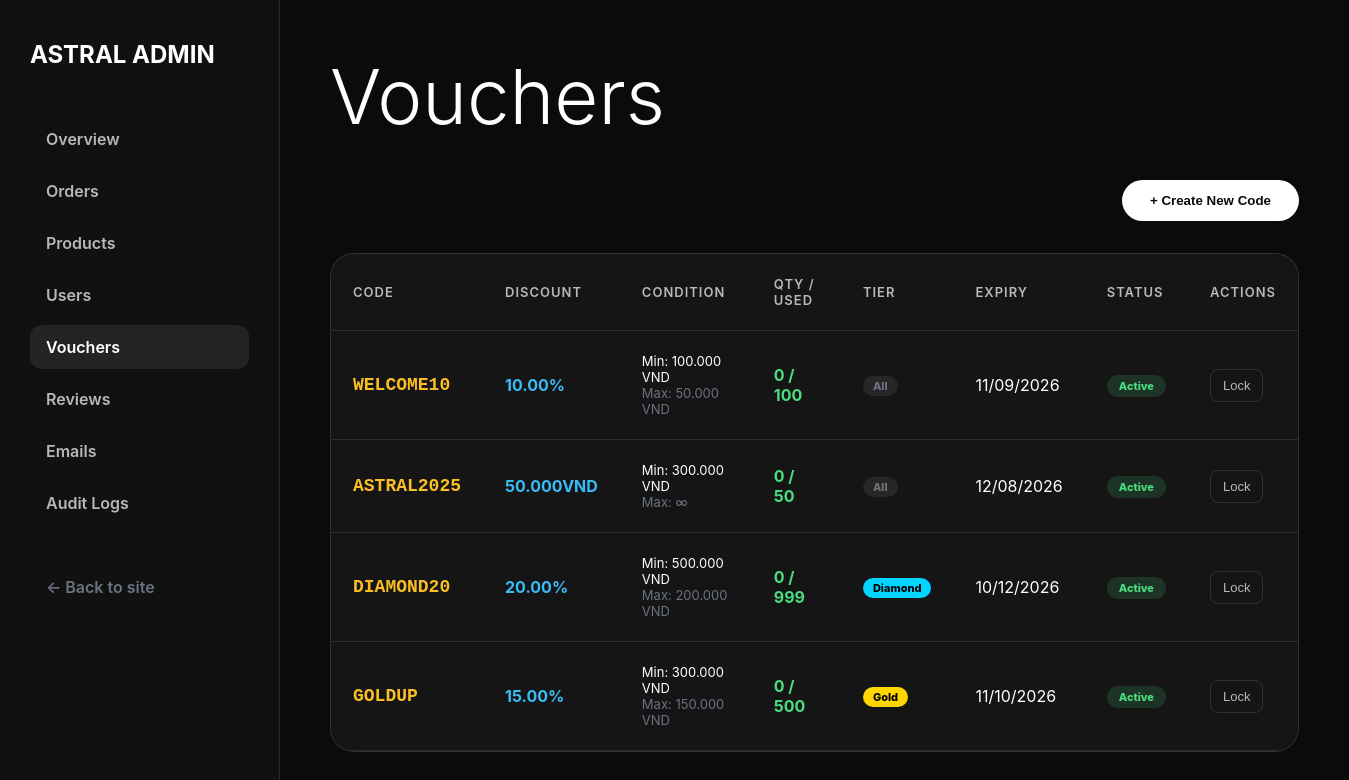
Screenshot of /admin/vouchers (signed in) with the database file from the repository.
### tables this page shows
CREATE TABLE vouchers (
    id                   INT UNSIGNED AUTO_INCREMENT PRIMARY KEY,
    code                 VARCHAR(50)   NOT NULL UNIQUE,            
    description          VARCHAR(255)  DEFAULT NULL,
    discount_type        ENUM('percent','fixed') NOT NULL,
    discount_value       DECIMAL(10,2) NOT NULL,
    min_order_value      DECIMAL(15,2) NOT NULL DEFAULT 0.00,      
    max_discount         DECIMAL(15,2) DEFAULT NULL,               
    quantity             INT           NOT NULL DEFAULT 1,
    used_count           INT           NOT NULL DEFAULT 0,
    usage_limit_per_user INT           NOT NULL DEFAULT 1,
    applicable_tier      ENUM('all','silver','gold','diamond') NOT NULL DEFAULT 'all',
    expiry_date          DATE          NOT NULL,
    is_active            TINYINT(1)    NOT NULL DEFAULT 1,
    created_at           TIMESTAMP     NOT NULL DEFAULT CURRENT_TIMESTAMP,

    INDEX idx_code_active (code, is_active),
    INDEX idx_expiry (expiry_date)
);

### src/Controllers/AdminVoucherController.php (called while the page is built, shortened)
<?php
class AdminVoucherController {
    public function index() {
        $vouchers = Voucher::getAll();
        require_once __DIR__ . "/../Views/admin/vouchers/index.php";
    }
}

### src/index.php (called while the page is built, shortened)
<?php
    require_once __DIR__ . "/Router.php";
    $router = new Router();
    $router->get("/",                               [ProductController::class, "index"]);
    $router->get("/login",                          [AuthController::class, "login"]);
    $router->post("/login",                         [AuthController::class, "login"]);
    $router->get("/register",                       [AuthController::class, "register"]);
    $router->post("/register",                      [AuthController::class, "register"]);
    $router->get("/logout",                         [AuthController::class, "logout"]);
    $router->get("/verify",                         [AuthController::class, "verify"]);
    $router->get("/verify-otp",                     [AuthController::class, "showOtpForm"]);
    $router->post("/verify-otp",                    [AuthController::class, "showOtpForm"]);
    $router->get("/forgot-password",                [PasswordResetController::class, "forgot"]);
    $router->post("/forgot-password",               [PasswordResetController::class, "forgot"]);
    $router->get("/reset-password",                 [PasswordResetController::class, "reset"]);
    $router->post("/reset-password",                [PasswordResetController::class, "reset"]);
    $router->get("/cart",                           [CartController::class, "index"]);
    $router->post("/cart/add",                      [CartController::class, "add"]);
    $router->post("/cart/remove",                   [CartController::class, "remove"]);
    $router->post("/cart/update",                   [CartController::class, "update"]);
    $router->get("/cart/count",                     [CartController::class, "count"]);
    $router->get("/checkout",                       [CheckoutController::class, "index"]);
    $router->post("/checkout/place-order",          [CheckoutController::class, "placeOrder"]);
    $router->get("/checkout/place-order",           [CheckoutController::class, "placeOrderGet"]);
    $router->get("/checkout/success",               [CheckoutController::class, "success"]);
    $router->post("/checkout/validate-voucher",     [CheckoutController::class, "validateVoucher"]);
    $router->get("/payment/vnpay-return",           [PaymentController::class, "vnpayReturn"]);
    $router->get("/payment/vnpay-ipn",              [PaymentController::class, "vnpayIpn"]);
    $router->get("/orders",                         [OrderController::class, "index"]);
    $router->get("/orders/invoice",                 [OrderController::class, "invoice"]);
    $router->post("/orders/cancel",                 [OrderController::class, "cancel"]);
    $router->get("/inbox",                          [InboxController::class, "index"]);
    $router->post("/inbox/read",                    [InboxController::class, "markRead"]);
    $router->get("/profile",                        [ProfileController::class, "index"]);
    $router->post("/profile/update",                [ProfileController::class, "update"]);
    $router->get("/console",                        [ConsoleController::class, "index"]);
    $router->get("/admin/orders",                   [AdminOrderController::class, "index"]);
    $router->get("/admin/orders/invoice",           [AdminOrderController::class, "invoice"]);
    $router->post("/admin/orders/update",           [AdminOrderController::class, "update"]);
    $router->get("/admin/products",                 [AdminProductController::class, "index"]);
    $router->post("/admin/products/store",          [AdminProductController::class, "store"]);
    $router->post("/admin/products/update",         [AdminProductController::class, "update"]);
    $router->post("/admin/products/toggle",         [AdminProductController::class, "toggle"]);
    $router->get("/admin",                          [AdminDashboardController::class, "index"]);
    $router->get("/admin/dashboard",                [AdminDashboardController::class, "index"]);
    $router->get("/admin/users",                    [AdminUserController::class, "index"]);
    $router->post("/admin/users/toggle-lock",       [AdminUserController::class, "toggleLock"]);
    $router->get("/admin/vouchers",                 [AdminVoucherController::class, "index"]);
    $router->post("/admin/vouchers/store",          [AdminVoucherController::class, "store"]);
    $router->post("/admin/vouchers/toggle",         [AdminVoucherController::class, "toggle"]);
    $router->get("/admin/reviews",                  [AdminReviewController::class, "index"]);
    $router->post("/admin/reviews/toggle",           [AdminReviewController::class, "toggle"]);
    $router->get("/admin/emails",                   [AdminEmailController::class, "index"]);
    $router->post("/admin/emails/send",             [AdminEmailController::class, "send"]);
    $router->get("/admin/audit-logs",              [AdminAuditLogController::class, "index"]);
    $router->dispatch($_SERVER["REQUEST_URI"], $_SERVER["REQUEST_METHOD"]);

### src/Models/Voucher.php (called while the page is built, shortened)
<?php
class Voucher {
    public static function getAll(): array {
        $pdo = Database::getConnection();
        $sql = "SELECT * FROM vouchers ORDER BY created_at DESC";
        return $pdo->query($sql)->fetchAll(PDO::FETCH_ASSOC);
    }
}

### src/Views/admin/vouchers/index.php (the view, shortened to what this page needs)
<!DOCTYPE html>
<html lang="en">
<head>
    <link rel="stylesheet" href="/css/base.css">
</head>
<body>
    <div class="admin-layout">
        <div class="admin-sidebar">
            <h2>ASTRAL ADMIN</h2>
            <a href="/admin">Overview</a>
            <a href="/admin/orders">Orders</a>
            <a href="/admin/products">Products</a>
            <a href="/admin/users">Users</a>
            <a href="/admin/vouchers" class="active">Vouchers</a>
            <a href="/admin/reviews">Reviews</a>
            <a href="/admin/emails">Emails</a>
            <a href="/admin/audit-logs">Audit Logs</a>
            <div style="margin-top:auto;padding-top:32px;">
                <a href="/" style="color:#6b7280;">← Back to site</a>
            </div>
        </div>
        <div class="admin-content">
            <h1>Vouchers</h1>
            <div class="header-row">
                <button onclick="showModal('addVoucherModal')" class="admin-btn">+ Create New Code</button>
            </div>
            <div style="background:#151515;border-radius:24px;border:1px solid rgba(255,255,255,0.12);overflow:hidden;">
                <div class="table-responsive">
                    <table class="admin-table">
                        <thead>
                            <tr>
                                <th>Code</th>
                                <th>Discount</th>
                                <th>Condition</th>
                                <th>Qty / Used</th>
                                <th>Tier</th>
                                <th>Expiry</th>
                                <th>Status</th>
                                <th>Actions</th>
                            </tr>
                        </thead>
                        <tbody>
                            <?php foreach ($vouchers as $v): ?>
                                <tr>
                                    <td class="voucher-code"><?= htmlspecialchars($v['code']) ?></td>
                                    <td class="fw-bold" style="color:#38bdf8;">
                                        <?= htmlspecialchars($v['discount_type'] === 'percent' ? $v['discount_value'].'%' : number_format($v['discount_value'], 0, ',', '.').'VND') ?>
                                    </td>
                                    <td style="font-size:13px;">
                                        Min: <?= number_format($v['min_order_value'], 0, ',', '.') ?> VND<br>
                                        <span class="text-muted">Max: <?= $v['max_discount'] ? number_format($v['max_discount'], 0, ',', '.').' VND' : '∞' ?></span>
                                    </td>
                                    <td>
                                        <span style="<?= $v['used_count'] >= $v['quantity'] ? 'color:#ef4444;' : 'color:#4ade80;' ?>font-weight:700;">
                                            <?= $v['used_count'] ?> / <?= $v['quantity'] ?>
                                        </span>
                                    </td>
                                    <td>
                                        <?php
                                            $t = $v['applicable_tier'];
                                            echo '<span class="tier-tag '.$t.'">'.ucfirst($t).'</span>';
                                        ?>
                                    </td>
                                    <td>
                                        <?php if (strtotime($v['expiry_date']) < strtotime('today')): ?>
                                            <span class="v-expired">Expired</span>
                                        <?php else: ?>
                                            <?= date('d/m/Y', strtotime($v['expiry_date'])) ?>
                                        <?php endif; ?>
                                    </td>
                                    <td>
                                        <span class="v-status <?= $v['is_active'] ? 'active' : 'inactive' ?>"><?= $v['is_active'] ? 'Active' : 'Inactive' ?></span>
                                    </td>
                                    <td>
                                        <form action="/admin/vouchers/toggle" method="POST">
                                            <button type="submit" class="action-btn <?= $v['is_active'] ? 'warning' : 'success' ?>">
                                                <?= $v['is_active'] ? 'Lock' : 'Unlock' ?>
                                            </button>
                                        </form>
                                    </td>
                                </tr>
                            <?php endforeach; ?>
                        </tbody>
                    </table>
                </div>
            </div>
        </div>
    </div>
</body>
</html>

### src/Router.php
<?php
class Router {
    private array $routes = [];
    public function get(string $uri, array $handler): void {
        $this->routes['GET'][$uri] = $handler;
    }
    public function post(string $uri, array $handler): void {
        $this->routes['POST'][$uri] = $handler;
    }
    public function dispatch(string $uri, string $method): void {
        $uri = parse_url($uri, PHP_URL_PATH);
        $uri = rtrim($uri, '/') ?: '/';
        $method = strtoupper($method);
        if (isset($this->routes[$method][$uri])) {
            [$class, $action] = $this->routes[$method][$uri];
            $controller = new $class();
            $controller->$action();
        } else {
            http_response_code(404);
            echo "<h1>404 Not Found</h1>";
        }
    }
}

### src/css/base.css (style rules this page uses)
* { margin: 0; padding: 0; box-sizing: border-box; }
html { scroll-behavior: smooth; }
body { font-family: "Inter", sans-serif; background: #0b0b0b; color: #fff; overflow-x: hidden; }
a { text-decoration: none; color: inherit; }
.plan-btn, .checkout-btn, .auth-btn, .admin-btn { display: inline-block; background: #fff; color: #0b0b0b; padding: 13px 28px; border-radius: 999px; font-weight: 700; text-align: center; border: none; cursor: pointer; }
.admin-layout { display: flex; min-height: 100vh; }
.admin-sidebar { width: 280px; background: #111; padding: 40px 30px; border-right: 1px solid rgba(255, 255, 255, 0.1); position: fixed; top: 0; left: 0; height: 100vh; overflow-y: auto; z-index: 100; }
.admin-sidebar h2 { font-size: 24px; margin-bottom: 48px; display: flex; align-items: center; gap: 10px; }
.admin-sidebar a { display: block; color: #b8b8b8; margin-bottom: 8px; padding: 12px 16px; border-radius: 12px; font-weight: 600; transition: all 0.2s ease; }
.admin-sidebar a:hover, .admin-sidebar a.active { background: rgba(255, 255, 255, 0.08); color: #fff; }
.admin-content { flex: 1; padding: 50px; margin-left: 280px; }
.admin-content h1 { font-size: clamp(52px, 6vw, 76px); font-weight: 300; margin-bottom: 38px; }
.admin-table { width: 100%; border-collapse: collapse; background: #151515; border-radius: 20px; overflow: hidden; }
.admin-table th, .admin-table td { padding: 22px; border-bottom: 1px solid rgba(255, 255, 255, 0.1); text-align: left; }
.admin-table th { color: #b8b8b8; font-weight: 600; font-size: 13px; text-transform: uppercase; letter-spacing: 1px; }
.diamond { background: #00d4ff; color: #000; }
.gold { background: #ffd700; color: #000; }
.text-muted { color: #6b7280; }
.fw-bold { font-weight: 700; }
.table-responsive { overflow-x: auto; }

### src/Views/admin/vouchers/index.php (style rules this page uses)
.header-row { display:flex; justify-content:space-between; align-items:center; flex-wrap:wrap; gap:16px; margin-bottom:32px; }
.voucher-code { font-weight:800; font-size:18px; color:#fbbf24; font-family:'Courier New',monospace; }
.v-status { padding:4px 12px; border-radius:999px; font-size:11px; font-weight:800; display:inline-block; }
.v-status.active { background:rgba(74,222,128,0.15); color:#4ade80; }
.action-btn { padding:8px 12px; border-radius:8px; border:1px solid rgba(255,255,255,0.12); background:transparent; color:#b8b8b8; cursor:pointer; font-size:13px; }
.tier-tag { padding:3px 10px; border-radius:999px; font-size:11px; font-weight:800; display:inline-block; }
.tier-tag.all { background:rgba(255,255,255,0.08); color:#6b7280; }

### rows the page displays
vouchers: code "WELCOME10", discount_type+discount_value "10.00%", min_order_value "100.000", max_discount "50.000", used_count "0", quantity "100", applicable_tier "All", expiry_date "11/09/2026", is_active "Active"
vouchers: code "ASTRAL2025", discount_type+discount_value "50.000VND", min_order_value "300.000", used_count "0", quantity "50", applicable_tier "All", expiry_date "12/08/2026", is_active "Active"
vouchers: code "DIAMOND20", discount_type+discount_value "20.00%", min_order_value "500.000", max_discount "200.000", used_count "0", quantity "999", applicable_tier "Diamond", expiry_date "10/12/2026", is_active "Active"
vouchers: code "GOLDUP", discount_type+discount_value "15.00%", min_order_value "300.000", max_discount "150.000", used_count "0", quantity "500", applicable_tier "Gold", expiry_date "11/10/2026", is_active "Active"
